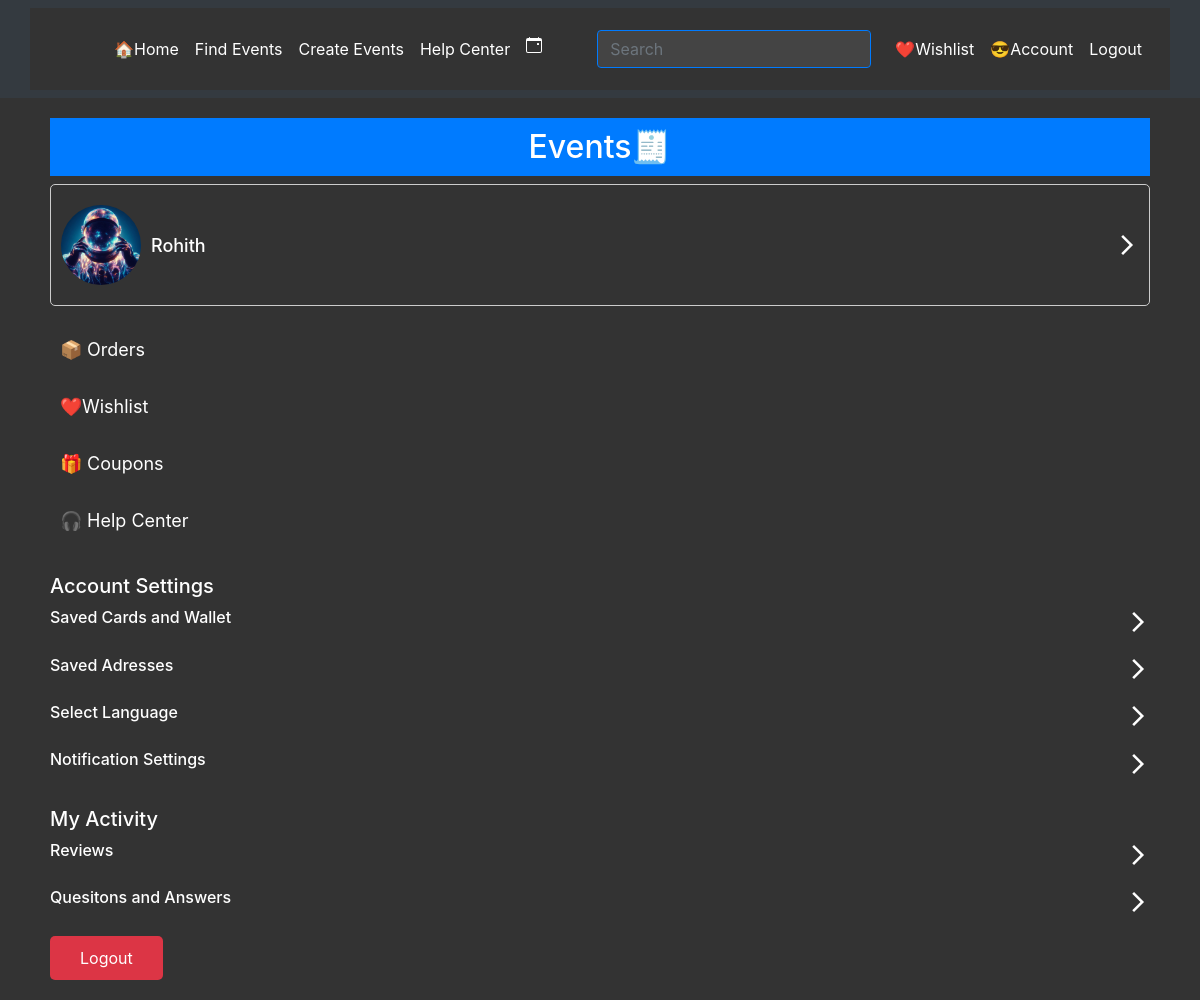
The app's page /account (signed in) with its own data.
### events/models.py (models this page shows, shortened)
class User(AbstractUser):
    wishlist = models.ManyToManyField("Events", blank=True, related_name="wishlists")
    image = models.ImageField(upload_to='users', default='events/users/default.jpg')
    mobile=models.CharField(max_length=10,blank=True)

### events/views.py (the view)
# urls.py: path("account",views.account,name="Account"),
@login_required
def account(request):
    if request.method=="GET":
        if request.content_type == 'application/json':
            return JsonResponse(request.user.serialize())
        else:
            return render(request, "events/account.html",{
                "User": request.user
            })

### events/templates/events/account.html (shortened to what this page needs)
{% extends "events/layout.html" %}
{% load static %}
{% block body %}
<div class="page">
<div class="account-info">
    {% if user.is_authenticated %}
    <div class="logo">
        <img src="{{ user.image.url }}" alt="{{ user.username }}">
    </div>
    <div class="name">
        <h3>{{ user.username }}</h3>
    </div>
    <div class="expand-more">
        <svg xmlns="http://www.w3.org/2000/svg" height="24" viewBox="0 -960 960 960" width="24">
            <path d="m321-80-71-71 329-329-329-329 71-71 400 400L321-80Z" fill="white"/>
        </svg>
    </div>
</div>
<div class="choices-full">
    <div class="choices" id="orders" ><a href="#">📦 Orders</a></div>
    <div class="choices"><a href="{% url 'wishlist' %}"> ❤️Wishlist</a></div>
    <div class="choices"><a href="#"> 🎁 Coupons</a></div>
    <div class="choices"><a href="#">🎧 Help Center</a></div>
</div>
<div class="acoount-settings">
    <h5>Account Settings</h5>
    <div>
        <div class="names">
            <h6>Saved Cards and Wallet</h6>
        </div>
        <div class="expands-more">
            <svg xmlns="http://www.w3.org/2000/svg" height="24" viewBox="0 -960 960 960" width="24">
                <path d="m321-80-71-71 329-329-329-329 71-71 400 400L321-80Z" fill="white"/>
            </svg>
        </div>
    </div>
    <div>
        <div class="names">
            <h6>Saved Adresses</h6>
        </div>
        <div class="expands-more">
            <svg xmlns="http://www.w3.org/2000/svg" height="24" viewBox="0 -960 960 960" width="24">
                <path d="m321-80-71-71 329-329-329-329 71-71 400 400L321-80Z" fill="white"/>
            </svg>
        </div>
    </div>
    <div>
        <div class="names">
            <h6>Select Language</h6>
        </div>
        <div class="expands-more">
            <svg xmlns="http://www.w3.org/2000/svg" height="24" viewBox="0 -960 960 960" width="24">
                <path d="m321-80-71-71 329-329-329-329 71-71 400 400L321-80Z" fill="white"/>
            </svg>
        </div>
    </div>
    <div>
        <div class="names">
            <h6>Notification Settings</h6>
        </div>
        <div class="expands-more">
            <svg xmlns="http://www.w3.org/2000/svg" height="24" viewBox="0 -960 960 960" width="24">
                <path d="m321-80-71-71 329-329-329-329 71-71 400 400L321-80Z" fill="white"/>
            </svg>
        </div>
    </div>
</div>
<div class="activity-settings">
    <h5> My Activity </h5>
    <div>
        <div class="names">
            <h6>Reviews</h6>
        </div>
        <div class="expands-more">
            <svg xmlns="http://www.w3.org/2000/svg" height="24" viewBox="0 -960 960 960" width="24">
                <path d="m321-80-71-71 329-329-329-329 71-71 400 400L321-80Z" fill="white"/>
            </svg>
        </div>
    </div>
    <div>
        <div class="names">
            <h6>Quesitons and Answers</h6>
        </div>
        <div class="expands-more">
            <svg xmlns="http://www.w3.org/2000/svg" height="24" viewBox="0 -960 960 960" width="24">
                <path d="m321-80-71-71 329-329-329-329 71-71 400 400L321-80Z" fill="white"/>
            </svg>
        </div>
    </div>
</div>
<div class="logout"><a  href="{% url 'logout' %}" class="btn btn-primary" >Logout</a></div>
{% else %}
    <h1> You are not logged in </h1>
    <a href="{% url 'login' %}">Login</a>
    <a href="{% url 'register' %}">Register</a>
 {% endif %}
</div>
{% endblock %}

### events/static/events/layout.css (style rules this page uses)
body { background-color: #333; color: white; }

### events/templates/events/account.html (style rules this page uses)
.account-info { display: flex; align-items: center; padding: 10px; border: 1px solid #ccc; border-radius: 5px; }
.logo { margin-right: 10px; }
.logo img { width: 80px; height: 80px; border-radius: 50%; }
.name h3 { margin: 0; font-size: 18px; color: white; }
.expand-more { margin-left: auto; cursor: pointer; fill: white; }
.choices-full { display: flex; flex-direction: column; margin-top: 20px; }
.choices a { text-decoration: none; font-size: 18px; margin-bottom: 10px; color: white; }
.acoount-settings ,.activity-settings { margin-top: 20px; }
.acoount-settings h5 ,.activity-settings h5 { font-size: 20px; margin-bottom: 10px; color: white; }
.acoount-settings div ,.activity-settings div { display: flex; justify-content: space-between; align-items: center; margin-bottom: 10px; }
.acoount-settings .expands-more svg ,.activity-settings .expands-more svg { fill: white; width: 24px; height: 24px; cursor: pointer; }
a { text-decoration: none; color: #007bff; transition: color 0.2s ease; }
.choices a { display: inline-block; padding: 10px; }
.logout a { display: inline-block; padding: 10px; padding-left: 30px; padding-right: 30px; background-color: #dc3545; color: #fff; border: none; border-radius: 5px; text-align: center; transition: background-color 0.2s ease, color 0.2s ease; white-space: nowrap; }
img { max-width: 100%; height: auto; display: block; margin: 10px 0; }

### records on screen
User: image (picture), username "Rohith"
